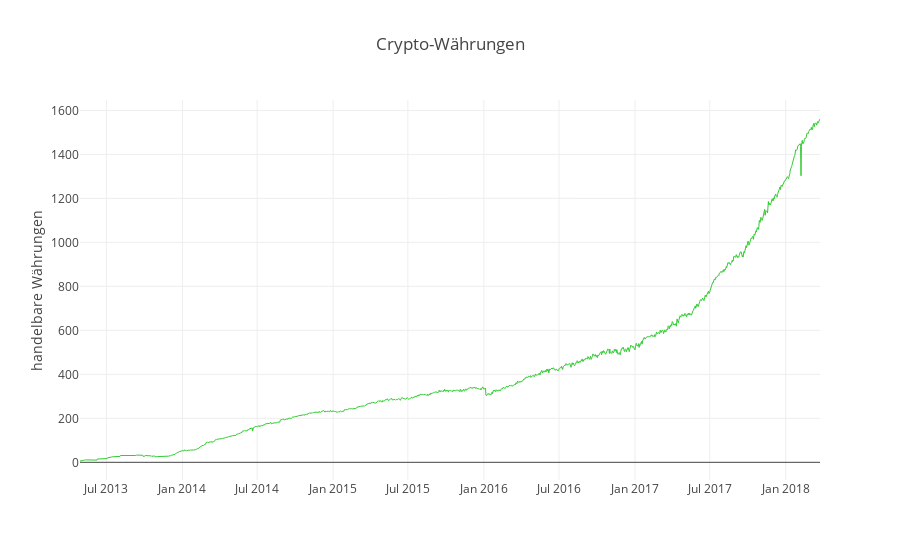

Notebook source saved alongside this figure:
### Code cell
#create pyplot showing number of currencies traded each day 

from plotly import tools
import plotly.offline as py
py.init_notebook_mode(connected=True)
import plotly.graph_objs as go 

trace0 = go.Scatter(
    x= df_groupedDF['date'], 
    y= df_groupedDF['values'],
    name='density',
    mode = 'lines',
    line = dict(
        color = ('rgb(51,204,51)'),
        width = 1)
       
    

)

data = [trace0]
layout = go.Layout(
    title='Crypto-Währungen',
    yaxis={
        'title': 'handelbare Währungen',
        'nticks': 10,
        
    },
    yaxis2={
        'title': 'Zeit',
        'nticks': 10,
    }
)
fig = go.Figure(data=data, layout=layout)
py.iplot(fig, filename='cryto-overview')

### Figure 1 — Plotly figure (JSON) as saved in the notebook; plotly's stock layout.template omitted (floating-point values rounded to 4 significant figures; data arrays with more than 128 entries replaced by an {"elided": "..."} marker saying what was removed)
{"data": [{"line": {"color": "rgb(51,204,51)", "width": 1}, "mode": "lines", "name": "density", "type": "scatter", "x": {"elided": "1793 str values"}, "y": {"elided": "1793 int values"}}], "layout": {"title": "Crypto-Währungen", "yaxis": {"nticks": 10, "title": "handelbare Währungen"}, "yaxis2": {"nticks": 10, "title": "Zeit"}}}
